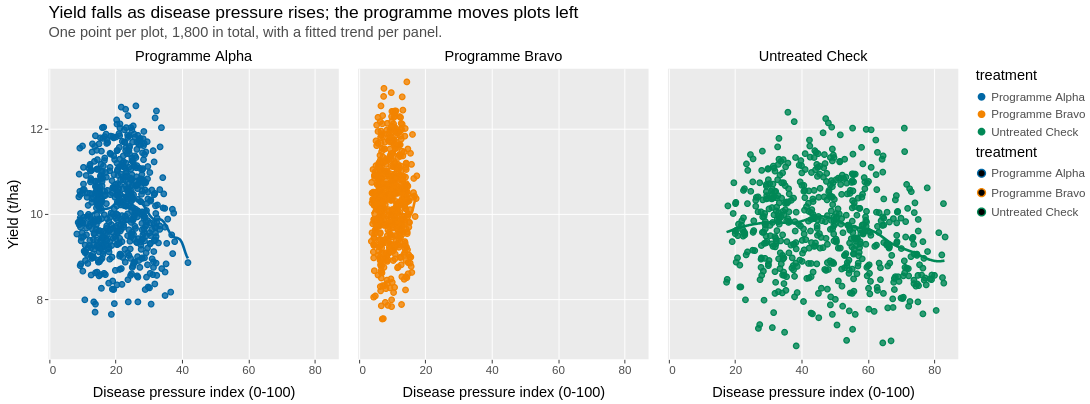

Notebook source saved alongside this figure:
### Markdown cell above
## 4. ggsql: the query *is* the chart

[ggsql](https://ggsql.org) extends SQL with the grammar of graphics. The query below
lives in `sql/04-disease-vs-yield.ggsql` — a plain text file that gets code-reviewed
like any other. `VISUALISE` maps columns to aesthetics, `DRAW` picks the mark, `FACET`
splits the panels. The database does the work; the chart comes back as Vega-Lite.

Read the three panels left to right: the programme does not change the *slope* of the
relationship between disease and yield, it moves the plots down the x-axis to where the
slope costs less.

### Code cell
import ggsql
import altair as alt

query = Path("../sql/04-disease-vs-yield.ggsql").read_text()
ggsql.validate(query)  # grammar check, no database round trip

reader = ggsql.DuckDBReader(f"duckdb://{DATA / 'synthetic-agronomy.duckdb'}")
alt.Chart.from_json(ggsql.VegaLiteWriter().render(reader.execute(query)))

### Figure 1 — Vega-Lite specification as saved in the notebook (floating-point values rounded to 4 significant figures; data arrays with more than 128 entries replaced by an {"elided": "..."} marker saying what was removed)
{"config": {"view": {"continuousWidth": 300, "continuousHeight": 300, "fill": "#EBEBEB", "stroke": null}, "axis": {"domain": false, "grid": true, "gridColor": "#FFFFFF", "gridWidth": 1, "labelColor": "#4D4D4D", "labelFontSize": 12, "tickColor": "#333333", "tickSize": 4, "titleColor": "#000000", "titleFontSize": 15, "titleFontWeight": "normal", "titlePadding": 10}, "header": {"labelColor": "#000000", "labelFontSize": 15, "labelFontWeight": "normal", "labelPadding": 5, "title": null}, "legend": {"labelColor": "#4D4D4D", "labelFontSize": 12, "rowPadding": 6, "titleColor": "#000000", "titleFontSize": 15, "titleFontWeight": "normal", "titlePadding": 8}, "title": {"anchor": "start", "color": "#000000", "fontSize": 18, "fontWeight": "normal", "frame": "group", "offset": 10, "subtitleColor": "#4D4D4D", "subtitleFontSize": 15, "subtitleFontWeight": "normal"}}, "data": {"name": "data-762069188737fc386f2215d5298c1186"}, "facet": {"field": "__ggsql_aes_facet1__", "header": {"labelExpr": "datum.value == 0 ? 'Programme Alpha' : datum.value == 1 ? 'Programme Bravo' : datum.value == 2 ? 'Untreated Check' : datum.value"}, "type": "nominal"}, "spec": {"layer": [{"mark": {"type": "point", "clip": true, "filled": false}, "encoding": {"detail": [{"field": "__ggsql_aes_fill__", "type": "nominal"}, {"field": "__ggsql_aes_facet1__", "type": "nominal"}, {"field": "__ggsql_aes_stroke__", "type": "nominal"}], "fill": {"field": "__ggsql_aes_fill__", "legend": {"labelExpr": "datum.label == 'Programme Alpha' ? 'Programme Alpha' : datum.label == 'Programme Bravo' ? 'Programme Bravo' : datum.label == 'Untreated Check' ? 'Untreated Check' : datum.label"}, "scale": {"domain": ["Programme Alpha", "Programme Bravo", "Untreated Check"], "range": ["#0067A5", "#F38400", "#008856"]}, "title": "treatment", "type": "nominal"}, "fillOpacity": {"value": 0.8}, "opacity": {"value": 1.0}, "shape": {"value": "M0.800,0.000 L0.785,0.156 L0.739,0.306 L0.665,0.444 L0.566,0.566 L0.444,0.665 L0.306,0.739 L0.156,0.785 L0.000,0.800 L-0.156,0.785 L-0.306,0.739 L-0.444,0.665 L-0.566,0.566 L-0.665,0.444 L-0.739,0.306 L-0.785,0.156 L-0.800,0.000 L-0.785,-0.156 L-0.739,-0.306 L-0.665,-0.444 L-0.566,-0.566 L-0.444,-0.665 L-0.306,-0.739 L-0.156,-0.785 L-0.000,-0.800 L0.156,-0.785 L0.306,-0.739 L0.444,-0.665 L0.566,-0.566 L0.665,-0.444 L0.739,-0.306 L0.785,-0.156 Z"}, "size": {"value": 50.27}, "stroke": {"field": "__ggsql_aes_stroke__", "legend": {"labelExpr": "datum.label == 'Untreated Check' ? 'Untreated Check' : datum.label == 'Programme Bravo' ? 'Programme Bravo' : datum.label == 'Programme Alpha' ? 'Programme Alpha' : datum.label"}, "scale": {"domain": ["Programme Alpha", "Programme Bravo", "Untreated Check"], "range": ["#0067A5", "#F38400", "#008856"]}, "title": "treatment", "type": "nominal"}, "strokeWidth": {"value": 1.333}, "x": {"axis": {"labelExpr": "datum.label == '80' ? '80' : datum.label == '0' ? '0' : datum.label == '20' ? '20' : datum.label == '40' ? '40' : datum.label == '60' ? '60' : datum.label", "values": [0.0, 20.0, 40.0, 60.0, 80.0]}, "field": "__ggsql_aes_pos1__", "scale": {"domain": [-0.28, 87.28], "zero": false}, "title": "Disease pressure index (0-100)", "type": "quantitative"}, "y": {"axis": {"labelExpr": "datum.label == '8' ? '8' : datum.label == '10' ? '10' : datum.label == '12' ? '12' : datum.label", "values": [8.0, 10.0, 12.0]}, "field": "__ggsql_aes_pos2__", "scale": {"domain": [6.601, 13.4], "zero": false}, "stack": null, "title": "Yield (t/ha)", "type": "quantitative"}}, "transform": [{"filter": {"equal": "__ggsql_layer_0__", "field": "__ggsql_source__"}}]}, {"mark": {"type": "line", "clip": true}, "encoding": {"detail": [{"field": "__ggsql_aes_stroke__", "type": "nominal"}, {"field": "__ggsql_aes_facet1__", "type": "nominal"}], "opacity": {"value": 1.0}, "stroke": {"field": "__ggsql_aes_stroke__", "legend": {"labelExpr": "datum.label == 'Untreated Check' ? 'Untreated Check' : datum.label == 'Programme Bravo' ? 'Programme Bravo' : datum.label == 'Programme Alpha' ? 'Programme Alpha' : datum.label"}, "scale": {"domain": ["Programme Alpha", "Programme Bravo", "Untreated Check"], "range": ["#0067A5", "#F38400", "#008856"]}, "title": "treatment", "type": "nominal"}, "strokeDash": {"value": []}, "strokeWidth": {"value": 2.667}, "x": {"axis": {"labelExpr": "datum.label == '80' ? '80' : datum.label == '0' ? '0' : datum.label == '20' ? '20' : datum.label == '40' ? '40' : datum.label == '60' ? '60' : datum.label", "values": [0.0, 20.0, 40.0, 60.0, 80.0]}, "field": "__ggsql_aes_pos1__", "scale": {"domain": [-0.28, 87.28], "zero": false}, "title": "Disease pressure index (0-100)", "type": "quantitative"}, "y": {"axis": {"labelExpr": "datum.label == '8' ? '8' : datum.label == '10' ? '10' : datum.label == '12' ? '12' : datum.label", "values": [8.0, 10.0, 12.0]}, "field": "__ggsql_aes_pos2__", "scale": {"domain": [6.601, 13.4], "zero": false}, "stack": null, "title": "Yield (t/ha)", "type": "quantitative"}}, "transform": [{"filter": {"equal": "__ggsql_layer_1__", "field": "__ggsql_source__"}}]}]}, "columns": 3, "title": {"text": "Yield falls as disease pressure rises; the programme moves plots left", "subtitle": "One point per plot, 1,800 in total, with a fitted trend per panel."}, "$schema": "https://vega.github.io/schema/vega-lite/v6.json", "datasets": {"data-762069188737fc386f2215d5298c1186": {"elided": "2361 records"}}}
